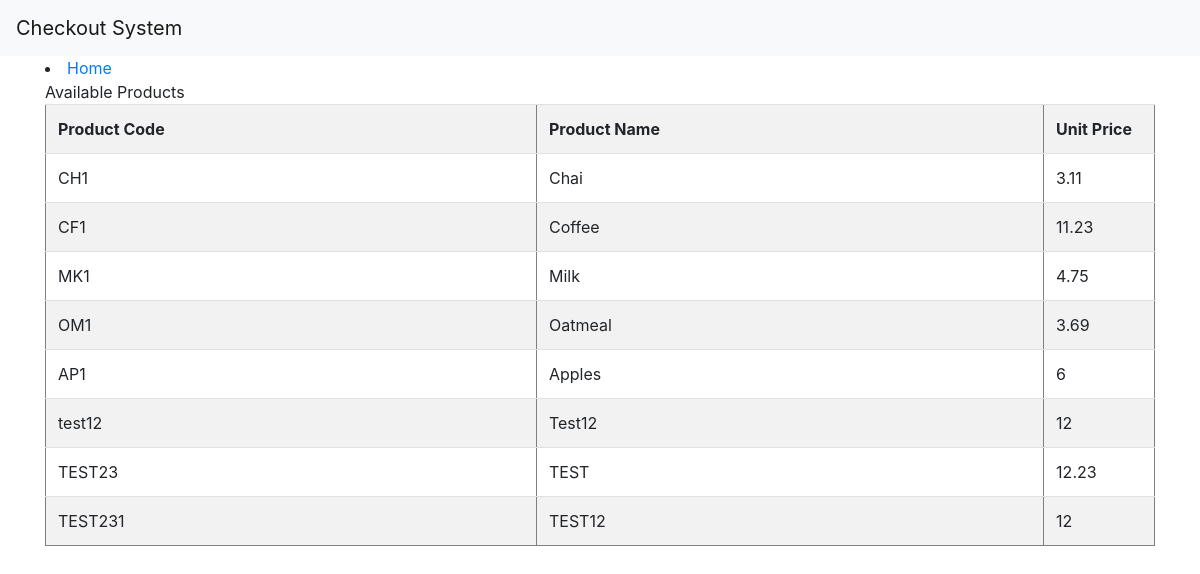
The page /show_product on the database as committed earlier.
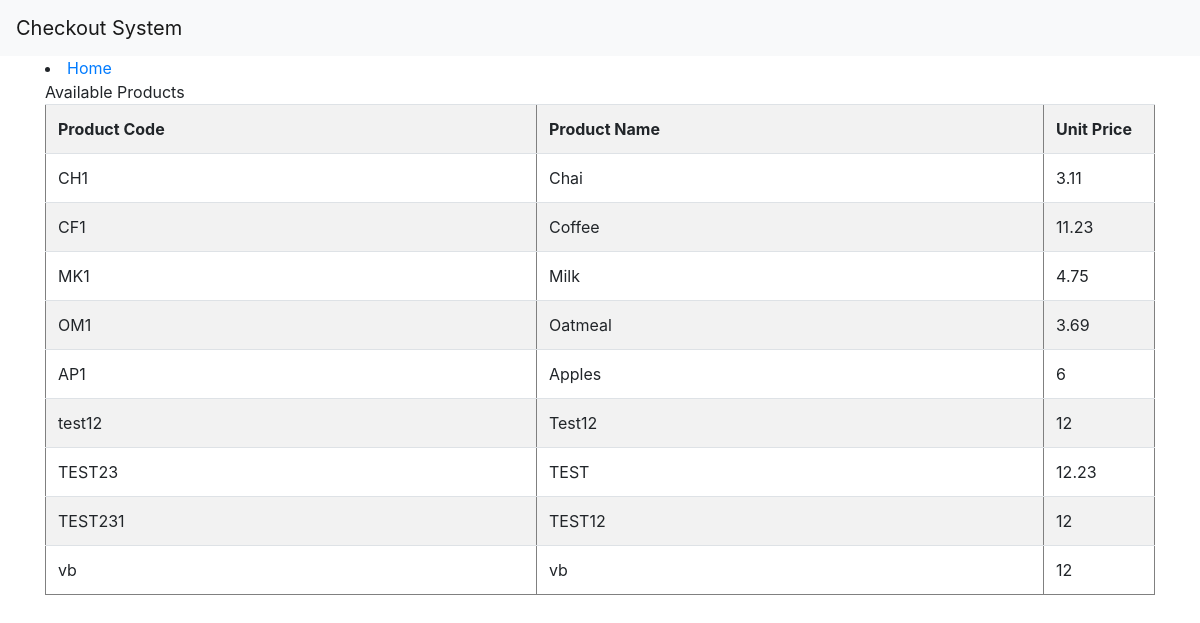
The same page on the database as committed later.
### models.py (models this page shows, shortened)
class Product(db.Model):
    __tablename__ = 'checkout_system_product'
    product_code = db.Column(
        db.String(10),
        primary_key=True
    )
    product_name = db.Column(
        db.String(64),
        index=False,
        unique=True,
        nullable=False
    )
    price = db.Column(
        db.Integer,
        nullable=False
    )

### app.py (the view)
@app.route('/show_product', methods=('GET',))
def show_product():
    context = Product.query.all()[0:10]
    return render_template('show_product.html', context=context)

### templates/show_product.html
{% extends 'base.html' %}
{% block content %}
          <li>
           <a href="/">Home</a>
       </li>
<h>{% block title %}Available  Products {% endblock %}</h>
   <body>
      <table border = 1 class="table table-striped">
         <tr>
					<th style="text-align:left;">Product Code</th>
					<th style="text-align:left;">Product Name</th>
					<th style="text-align:left;" width="10%">Unit Price</th>
				</tr>
         {% for item in context %}
            <tr>
               <td> {{ item.product_code }} </td>
               <td> {{ item.product_name }} </td>
                <td> {{ item.price }} </td>
            </tr>
         {% endfor %}
      </table>
   </body>
{% endblock %}

Rows that differ between the two databases and show on the page:
added Product: product_code "vb", product_name "vb", price "12"
